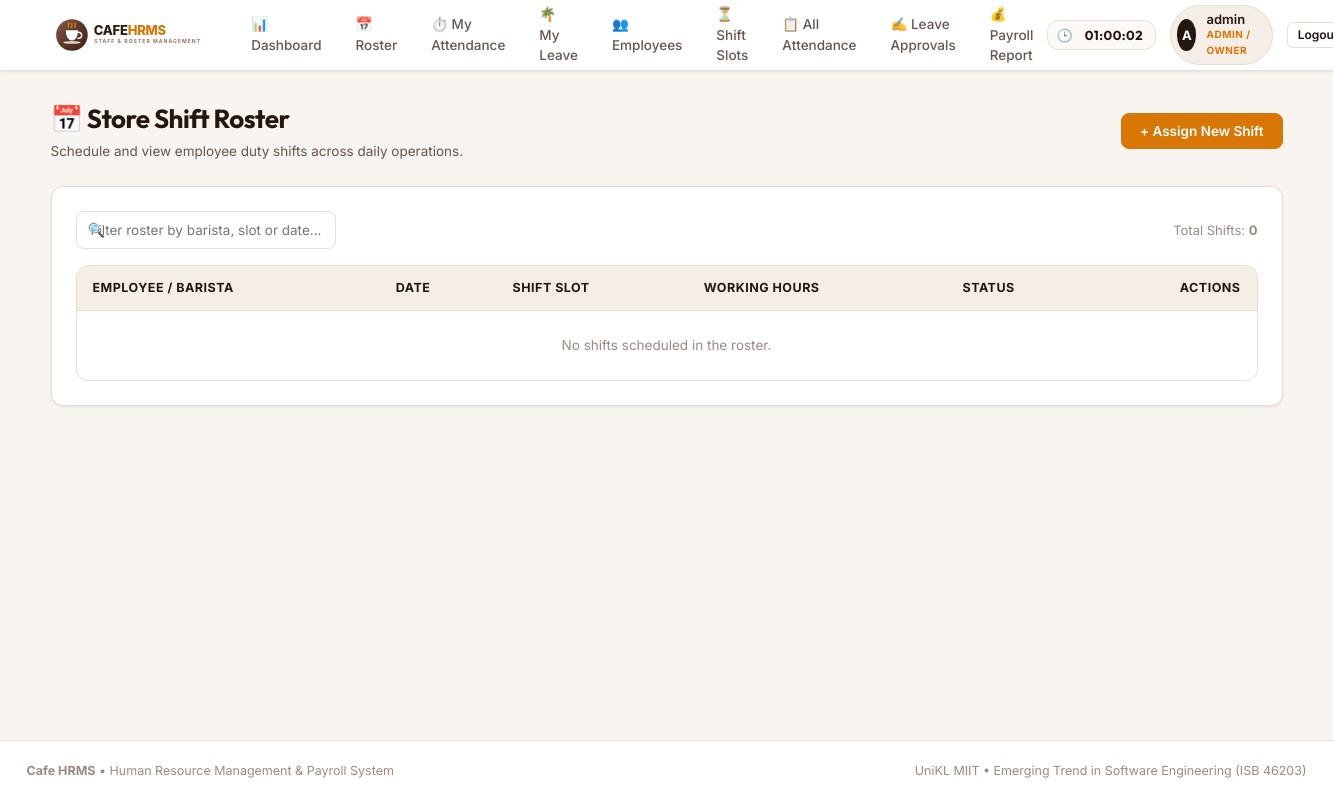
Page /roster/ (signed in) on the earlier database version.
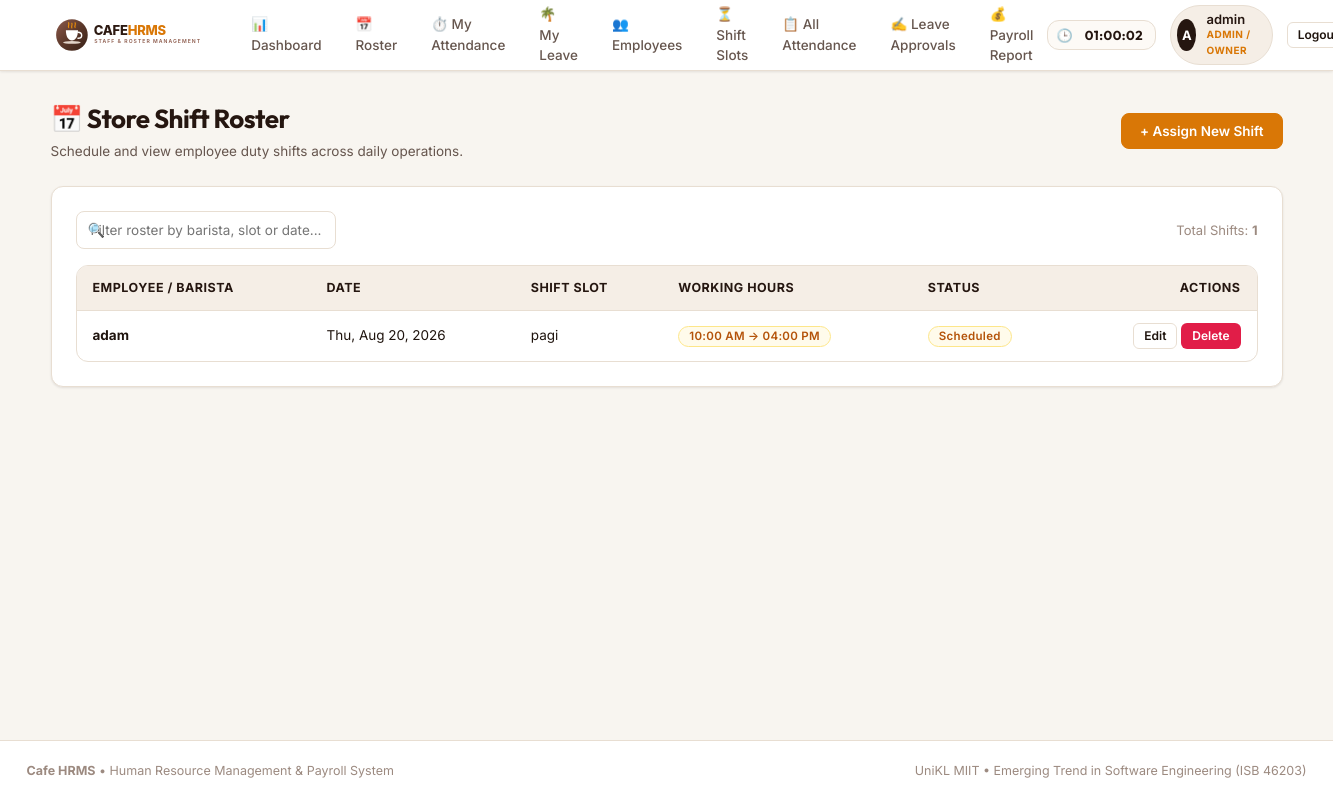
Same page on the later database version.
### cafe/models.py (models this page shows, shortened)
class Shift(models.Model):
    STATUS_CHOICES = [
        ("scheduled", "Scheduled"),
        ("completed", "Completed"),
        ("cancelled", "Cancelled"),
    ]
    employee = models.ForeignKey(User, on_delete=models.CASCADE)
    slot = models.ForeignKey(ShiftSlot, on_delete=models.CASCADE)
    date = models.DateField()
    status = models.CharField(max_length=20, choices=STATUS_CHOICES, default="scheduled")

class ShiftSlot(models.Model):
    name = models.CharField(max_length=50)
    start_time = models.TimeField()
    end_time = models.TimeField()

### cafe/views.py (the view)
# urls.py: path('roster/', views.roster, name='roster'),
@login_required
def roster(request):
    shifts = Shift.objects.all().select_related('employee', 'slot').order_by('date', 'slot__start_time')
    return render(request, "roster.html", {"shifts": shifts})

### cafe/templates/roster.html (shortened to what this page needs)
{% extends "base.html" %}
{% block content %}
<div class="page-header">
    <div class="page-title-group">
        <h1>📅 Store Shift Roster</h1>
        <p class="page-subtitle">Schedule and view employee duty shifts across daily operations.</p>
    </div>
    <div class="page-actions">
        {% if user.is_superuser or user.employeeprofile.role == "admin" or user.employeeprofile.role == "manager" %}
            <a href="{% url 'shift_create' %}" class="btn btn-primary">+ Assign New Shift</a>
        {% endif %}
    </div>
</div>
<div class="card">
    <div class="table-filter-bar">
        <div class="search-input-wrapper">
            <span class="search-icon">🔍</span>
            <input type="text" class="search-input" data-table-search="roster-table" placeholder="Filter roster by barista, slot or date...">
        </div>
        <div style="font-size: 13px; color: var(--text-muted);">
            Total Shifts: <strong>{{ shifts.count }}</strong>
        </div>
    </div>
    <div class="table-responsive">
        <table class="custom-table" id="roster-table">
            <thead>
                <tr>
                    <th>Employee / Barista</th>
                    <th>Date</th>
                    <th>Shift Slot</th>
                    <th>Working Hours</th>
                    <th>Status</th>
                    {% if user.is_superuser or user.employeeprofile.role == "admin" or user.employeeprofile.role == "manager" %}
                        <th style="text-align: right;">Actions</th>
                    {% endif %}
                </tr>
            </thead>
            <tbody>
                {% for shift in shifts %}
                <tr>
                    <td><strong>{{ shift.employee.username }}</strong></td>
                    <td>{{ shift.date|date:"D, M d, Y" }}</td>
                    <td>{{ shift.slot.name }}</td>
                    <td><span class="badge badge-warning">{{ shift.slot.start_time|time:"h:i A" }} &rarr; {{ shift.slot.end_time|time:"h:i A" }}</span></td>
                    <td>
                        {% if shift.status == "completed" %}
                            <span class="badge badge-completed">Completed</span>
                        {% elif shift.status == "cancelled" %}
                            <span class="badge badge-cancelled">Cancelled</span>
                        {% else %}
                            <span class="badge badge-scheduled">Scheduled</span>
                        {% endif %}
                    </td>
                    {% if user.is_superuser or user.employeeprofile.role == "admin" or user.employeeprofile.role == "manager" %}
                    <td style="text-align: right; white-space: nowrap;">
                        <a href="{% url 'shift_update' shift.pk %}" class="btn btn-secondary btn-sm">Edit</a>
                        <button type="button"
                                class="btn btn-danger btn-sm"
                                data-confirm-action="{% url 'shift_delete' shift.pk %}"
                                data-confirm-title="Cancel Scheduled Shift"
                                data-confirm-text="Are you sure you want to cancel and remove this shift for {{ shift.employee.username }} on {{ shift.date }}?">
                            Delete
                        </button>
                    </td>
                    {% endif %}
                </tr>
                {% empty %}
                <tr class="no-filter"><td colspan="6" style="text-align: center; color: var(--text-muted); padding: 24px;">No shifts scheduled in the roster.</td></tr>
                {% endfor %}
            </tbody>
        </table>
    </div>
</div>
{% endblock %}

Differences in the rows shown:
added Shift: employee.username "adam", date "Thu, Aug 20, 2026", slot.name "pagi", slot.start_time "10:00 AM", slot.end_time "04:00 PM", status "Scheduled"
Other differences:
{{ shifts.count }}: "0" → "1"
text no longer shown: "No shifts scheduled in the roster."
